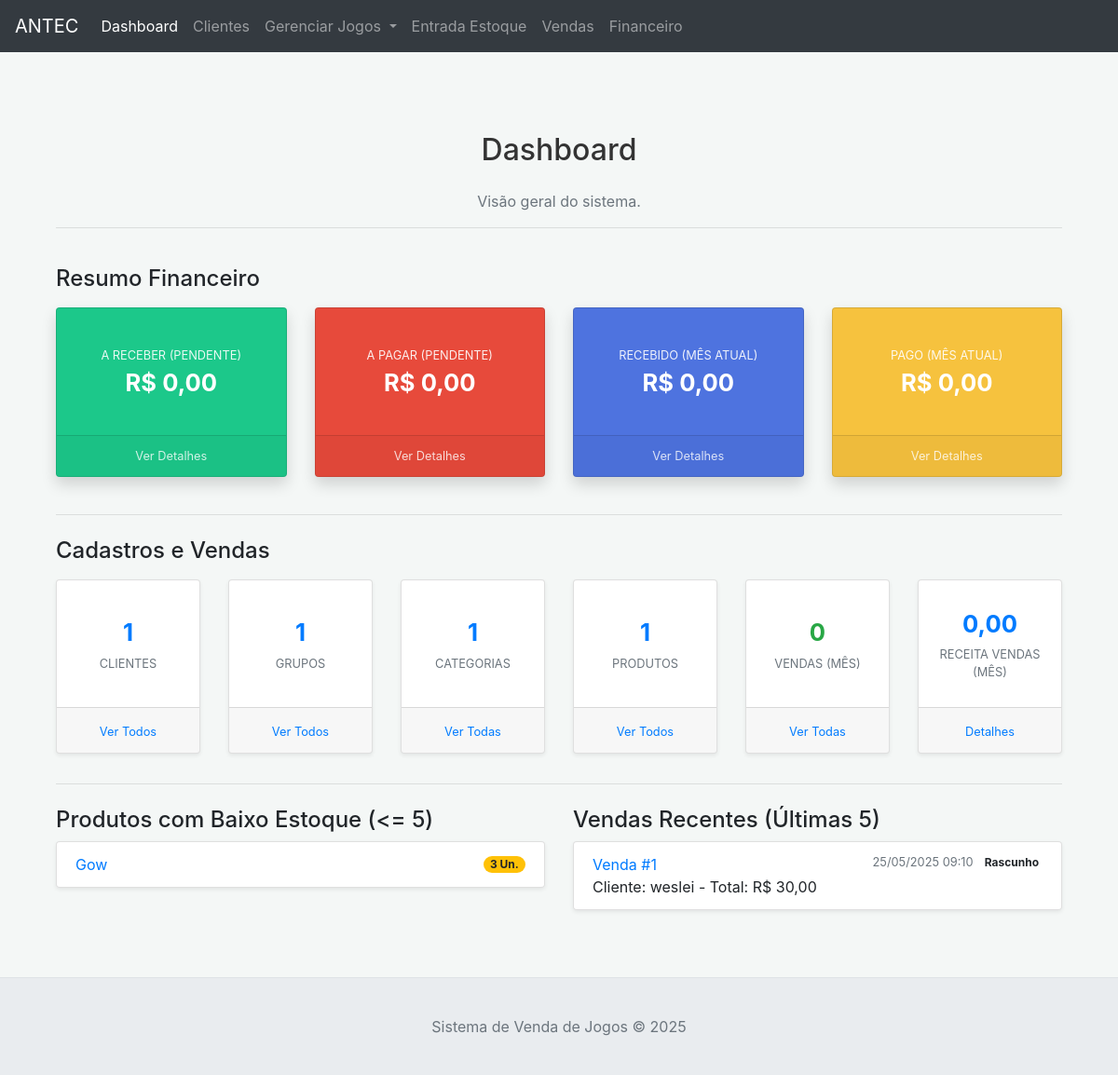
Before: / with the older database file.
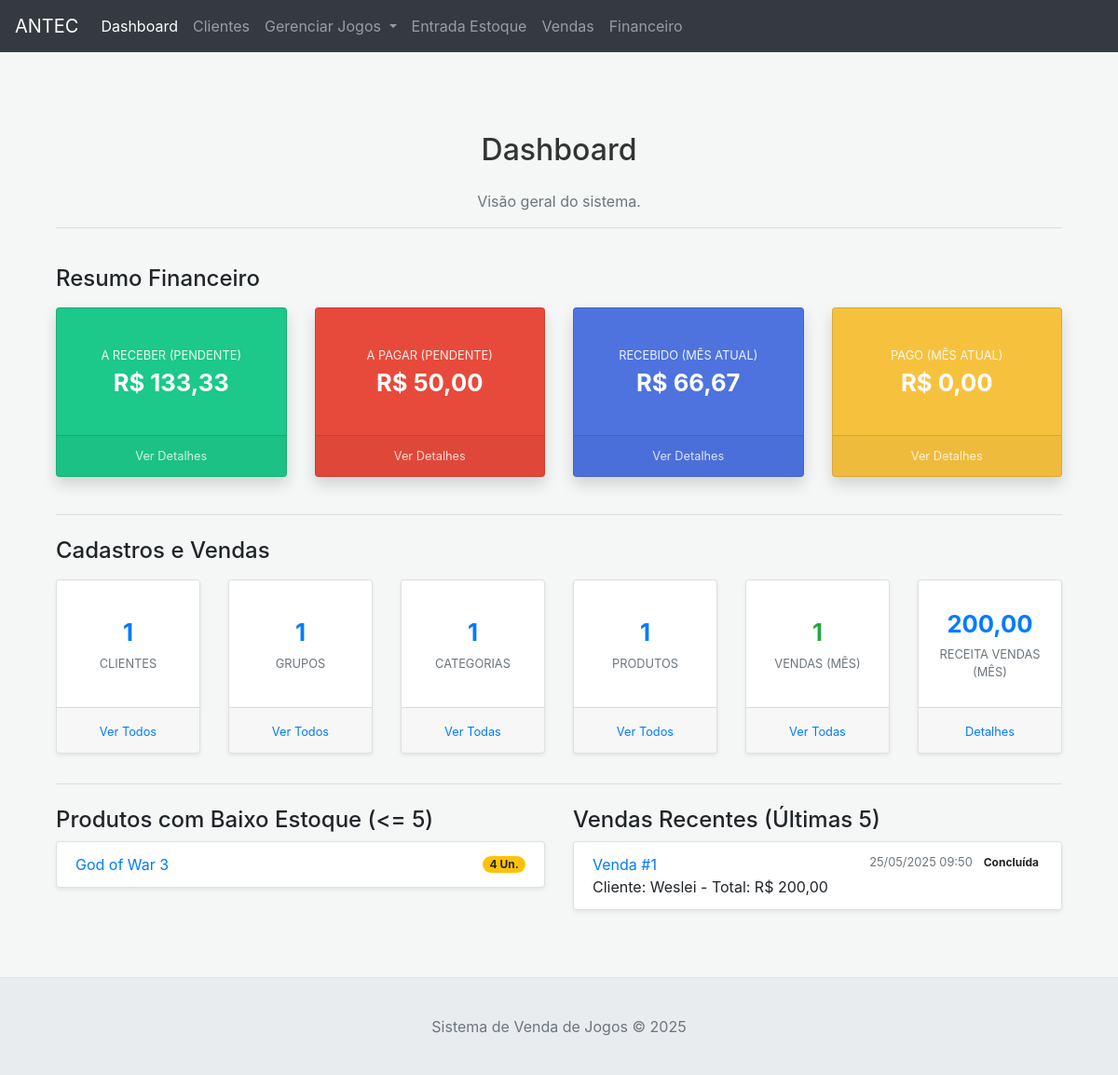
After: the same page with the newer database file.
### tables this page shows
CREATE TABLE produtos (
                id INTEGER PRIMARY KEY AUTOINCREMENT,
                nome TEXT NOT NULL UNIQUE,
                descricao TEXT,
                preco_venda REAL NOT NULL,
                quantidade_estoque INTEGER DEFAULT 0,
                unidade_medida TEXT,
                categoria_id INTEGER,
                data_cadastro DATETIME DEFAULT CURRENT_TIMESTAMP,
                FOREIGN KEY (categoria_id) REFERENCES categorias (id) ON DELETE SET NULL
            );

CREATE TABLE vendas (
                id INTEGER PRIMARY KEY AUTOINCREMENT,
                cliente_id INTEGER,
                data_venda DATETIME DEFAULT CURRENT_TIMESTAMP,
                valor_total REAL NOT NULL,
                status TEXT DEFAULT 'Rascunho',
                observacao TEXT,
                forma_pagamento TEXT,
                numero_parcelas INTEGER DEFAULT 1,
                periodo_pagamento_parcelas TEXT,
                FOREIGN KEY (cliente_id) REFERENCES clientes (id) ON DELETE SET NULL
            );

CREATE TABLE clientes (
                id INTEGER PRIMARY KEY AUTOINCREMENT,
                nome TEXT NOT NULL,
                email TEXT,
                telefone TEXT,
                endereco_rua TEXT,
                endereco_numero TEXT,
                endereco_bairro TEXT,
                endereco_cidade TEXT,
                endereco_uf TEXT,
                endereco_cep TEXT,
                data_cadastro DATETIME DEFAULT CURRENT_TIMESTAMP
            );

### app.py (the view)
@app.route('/')
def dashboard():
    try:
        stats = db_manager.get_dashboard_stats()
        stats['a_receber_total'] = Decimal(stats.get('a_receber_total') if stats.get('a_receber_total') is not None else 0.0)
        stats['a_pagar_total'] = Decimal(stats.get('a_pagar_total') if stats.get('a_pagar_total') is not None else 0.0)
        stats['recebido_mes_atual'] = Decimal(stats.get('recebido_mes_atual') if stats.get('recebido_mes_atual') is not None else 0.0)
        stats['pago_mes_atual'] = Decimal(stats.get('pago_mes_atual') if stats.get('pago_mes_atual') is not None else 0.0)
        stats['valor_total_vendas_mes_atual'] = Decimal(stats.get('valor_total_vendas_mes_atual') if stats.get('valor_total_vendas_mes_atual') is not None else 0.0)
    except Exception as e:
        flash(f"Erro ao carregar estatísticas do dashboard: {e}", "danger")
        stats = {
            'total_clientes': 0, 'total_grupos': 0, 'total_categorias': 0, 'total_produtos': 0,
            'total_vendas_mes_atual': 0, 'valor_total_vendas_mes_atual': Decimal('0.00'),
            'a_receber_total': Decimal('0.00'), 'a_pagar_total': Decimal('0.00'),
            'recebido_mes_atual': Decimal('0.00'), 'pago_mes_atual': Decimal('0.00'),
            'produtos_baixo_estoque': [], 'vendas_recentes': []
        }
    return render_template('dashboard.html', stats=stats)

### app.py (called while the page is built)
def format_datetime_for_display(dt_str):
    if not dt_str: return "N/A"
    try:
        if isinstance(dt_str, (datetime.datetime, datetime.date)):
            return dt_str.strftime('%d/%m/%Y %H:%M') if isinstance(dt_str, datetime.datetime) else dt_str.strftime('%d/%m/%Y')
        dt_str_cleaned = str(dt_str).replace('Z', '')
        if 'T' in dt_str_cleaned: dt_obj = datetime.datetime.fromisoformat(dt_str_cleaned); return dt_obj.strftime('%d/%m/%Y %H:%M')
        elif ' ' in dt_str_cleaned: dt_obj = datetime.datetime.strptime(dt_str_cleaned, '%Y-%m-%d %H:%M:%S'); return dt_obj.strftime('%d/%m/%Y %H:%M')
        else: dt_obj = datetime.datetime.strptime(dt_str_cleaned, '%Y-%m-%d'); return dt_obj.strftime('%d/%m/%Y')
    except (ValueError, TypeError): return str(dt_str)

@app.context_processor
def inject_now(): return {'now': datetime.datetime.now()}

### database.py (called while the page is built)
    def _get_connection(self):
        conn = sqlite3.connect(self.db_name)
        conn.row_factory = sqlite3.Row # Permite acessar colunas por nome
        return conn

### templates/dashboard.html (shortened to what the changed rows need)
{% extends "base.html" %}
{% block content %}
<div class="container mt-4">
    <div class="row mb-4">
        <div class="col-12">
            <h2 class="text-center">Dashboard</h2>
        </div>
    </div>
    <div class="row">
        <div class="col-xl-3 col-md-6 mb-4">
            <div class="card card-a-receber shadow h-100 card-financeiro">
                <div class="card-body">
                    <div class="stat-title">A Receber (Pendente)</div>
                    <div class="stat-value">R$ {{ "%.2f"|format(stats.a_receber_total if stats else 0.0)|replace('.', ',') }}</div>
                </div>
            </div>
        </div>
        <div class="col-xl-3 col-md-6 mb-4">
            <div class="card card-a-pagar shadow h-100 card-financeiro">
                <div class="card-body">
                    <div class="stat-title">A Pagar (Pendente)</div>
                    <div class="stat-value">R$ {{ "%.2f"|format(stats.a_pagar_total if stats else 0.0)|replace('.', ',') }}</div>
                </div>
            </div>
        </div>
        <div class="col-xl-3 col-md-6 mb-4">
            <div class="card card-recebido-mes shadow h-100 card-financeiro">
                <div class="card-body">
                    <div class="stat-title">Recebido (Mês Atual)</div>
                    <div class="stat-value">R$ {{ "%.2f"|format(stats.recebido_mes_atual if stats else 0.0)|replace('.', ',') }}</div>
                </div>
            </div>
        </div>
    </div>
    <div class="row justify-content-center">
        <div class="col-xl-2 col-md-4 mb-3">
            <div class="card text-center card-stats shadow-sm h-100">
                <div class="card-body">
                    <div class="stat-number text-success">{{ stats.total_vendas_mes_atual if stats else '0' }}</div>
                    <div class="stat-label">Vendas (Mês)</div>
                </div>
            </div>
        </div>
        <div class="col-xl-2 col-md-4 mb-3">
            <div class="card text-center card-stats shadow-sm h-100">
                <div class="card-body">
                    <div class="stat-number text-primary">{{ "%.2f"|format(stats.valor_total_vendas_mes_atual if stats else 0.0)|replace('.', ',') }}</div>
                    <div class="stat-label">Receita Vendas (Mês)</div>
                </div>
            </div>
        </div>
    </div>
    <div class="row mt-4">
        <div class="col-md-6 mb-4">
            {% if stats and stats.produtos_baixo_estoque %}
            <ul class="list-group shadow-sm">
                {% for produto in stats.produtos_baixo_estoque %}
                <li class="list-group-item d-flex justify-content-between align-items-center">
                    <a href="{{ url_for('produtos_lista', search=produto.nome) }}">{{ produto.nome }}</a>
                    <span class="badge badge-warning badge-pill">{{ produto.quantidade_estoque }} {{ produto.unidade_medida if produto.unidade_medida else 'un.' }}</span>
                </li>
                {% endfor %}
            </ul>
            {% else %}
            <p class="text-muted">Nenhum produto com baixo estoque.</p>
            {% endif %}
        </div>
        <div class="col-md-6 mb-4">
            {% if stats and stats.vendas_recentes %}
            <ul class="list-group shadow-sm">
                {% for venda in stats.vendas_recentes %}
                <li class="list-group-item">
                    <a href="{{ url_for('view_venda_page', venda_id=venda.id) if venda.status != 'Rascunho' else '#' }}"
                       class="{{ 'btn-edit-rascunho' if venda.status == 'Rascunho' else '' }}"
                       data-venda-id="{{ venda.id if venda.status == 'Rascunho' else '' }}"
                       title="{{ 'Editar Rascunho' if venda.status == 'Rascunho' else 'Ver Detalhes' }}">
                        Venda #{{ venda.id }}
                    </a>
                     <span class="badge badge-pill p-1 status-{{ venda.status.lower().replace('í', 'i').replace('ú', 'u').replace('ç', 'c') }} float-right ml-2">{{ venda.status }}</span>
                    <small class="text-muted float-right">{{ venda.data_venda | datetime_display if venda.data_venda else 'Data N/A' }}</small><br>
                    Cliente: {{ venda.cliente_nome or 'N/A' }} - Total: R$ {{ "%.2f"|format(venda.valor_total)|replace('.', ',') }}
                </li>
                {% endfor %}
            </ul>
            {% else %}
            <p class="text-muted">Nenhuma venda recente.</p>
            {% endif %}
        </div>
    </div>
</div>
{% endblock %}

Changed rows visible on the page:
changed produtos "Un.": nome "Gow" → "God of War 3"; quantidade_estoque "3" → "4"
changed vendas id 1: status "Rascunho" → "Concluída"; data_venda "25/05/2025 09:10" → "25/05/2025 09:50"; nome "weslei" → "Weslei"; valor_total "30,00" → "200,00"
Other visible differences:
{{ "%.2f"|format(stats.a_pagar_total if stats else 0.0)|replace('.', ',') }}: "0,00" → "50,00"
{{ stats.total_vendas_mes_atual if stats else '0' }}: "0" → "1"
text no longer shown: "0,00 0,00 0,00"
text now shown: "133,33 66,67 200,00"
